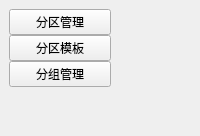
<?xml version="1.0" encoding="UTF-8"?>
<ui version="4.0">
 <class>PartitionPage</class>
 <widget class="QWidget" name="PartitionPage">
  <layout class="QHBoxLayout" name="horizontalLayout">
   <property name="leftMargin"><number>0</number></property>
   <property name="topMargin"><number>0</number></property>
   <property name="rightMargin"><number>0</number></property>
   <property name="bottomMargin"><number>0</number></property>
   <property name="spacing"><number>0</number></property>
   <item>
    <widget class="QFrame" name="partitionSideBar">
     <property name="minimumSize"><size><width>120</width><height>0</height></size></property>
     <property name="maximumSize"><size><width>120</width><height>16777215</height></size></property>
     <layout class="QVBoxLayout" name="partitionSideBarLayout">
      <property name="spacing"><number>0</number></property>
      <item><widget class="QPushButton" name="partitionManageMenuButton"><property name="text"><string>分区管理</string></property></widget></item>
      <item><widget class="QPushButton" name="partitionTemplateMenuButton"><property name="text"><string>分区模板</string></property></widget></item>
      <item><widget class="QPushButton" name="groupManageMenuButton"><property name="text"><string>分组管理</string></property></widget></item>
      <item><spacer name="verticalSpacer"><property name="orientation"><enum>Qt::Vertical</enum></property><property name="sizeHint" stdset="0"><size><width>20</width><height>40</height></size></property></spacer></item>
     </layout>
    </widget>
   </item>
   <item><widget class="QStackedWidget" name="contentStack"/></item>
  </layout>
 </widget>
 <resources/>
 <connections/>
</ui>
